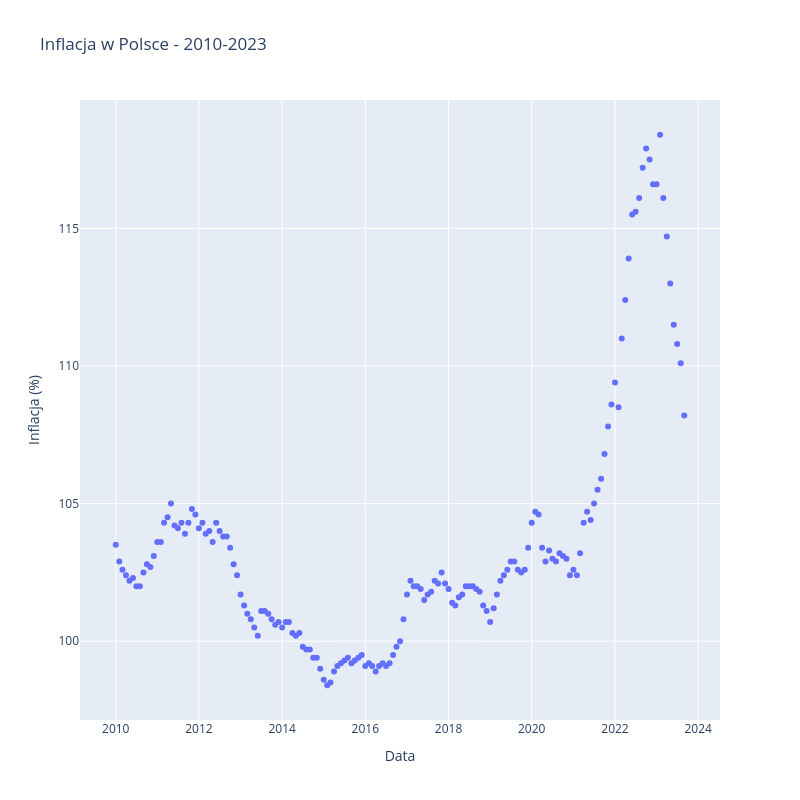

Notebook code for this chart:
### Code cell
# Narysuj wykres inflacji w zakresie od 2010-01-01 do 2023-09-01
#BEGIN_SOLUTION
df_sub_inf = df2_filtered[(df2_filtered['Data'] >= '2010-01-01') & 
                          (df2_filtered['Data'] <= '2023-09-01')]
fig = px.scatter(df_sub_inf, x='Data', y='Wartość', title='Inflacja w Polsce - 2010-2023')
fig.update_layout(xaxis_title='Data', yaxis_title='Inflacja (%)', width=800, height=800)
fig.show()
#END_SOLUTION

### Figure 1 — Plotly figure (JSON) as saved in the notebook; plotly's stock layout.template omitted (floating-point values rounded to 4 significant figures; data arrays with more than 128 entries replaced by an {"elided": "..."} marker saying what was removed)
{"data": [{"hovertemplate": "Data=%{x}<br>Wartość=%{y}<extra></extra>", "legendgroup": "", "marker": {"color": "#636efa", "symbol": "circle"}, "mode": "markers", "name": "", "orientation": "v", "showlegend": false, "type": "scatter", "x": {"elided": "165 str values"}, "xaxis": "x", "y": {"elided": "165 float values"}, "yaxis": "y"}], "layout": {"height": 800, "legend": {"tracegroupgap": 0}, "title": {"text": "Inflacja w Polsce - 2010-2023"}, "width": 800, "xaxis": {"anchor": "y", "domain": [0, 1], "title": {"text": "Data"}}, "yaxis": {"anchor": "x", "domain": [0, 1], "title": {"text": "Inflacja (%)"}}}}
